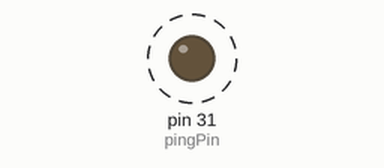
This sketch was run on a simulated Arduino Mega 2560, built with avr-gcc and run on an emulated ATmega2560. On the bench: output pins drawn as LEDs (lit = HIGH). Dashed ring = blinking.

Above: at 0.5 s.
Timing chart, 0 to 4.6 s (numbered marks = the images above):
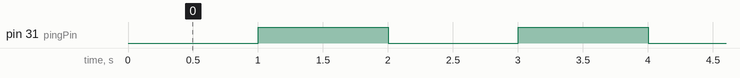

The sketch:

motor_pmos_test_2_21.ino
```cpp
// Parallax Ping Ultrasonic Sensor test code
// Axion Electronics
// Kyle Lam, John Efseaff
// 5V to 5V output, GND to GND, SIG to digital pin 7 (PWM)

// this constant won't change.  It's the pin number
// of the sensor's output:
const int pingPin = 31;

void setup() {
  // initialize serial communication for serial monitor
  Serial.begin(9600);
    pinMode(pingPin, OUTPUT);

}

void loop() {

  digitalWrite(pingPin, LOW);
  delay(1000);
  digitalWrite(pingPin, HIGH);
  delay(1000);
}
```

Measured:
- by itself, pin 31 (pingPin): alternates HIGH for 1.0 s and LOW for 1.0 s
